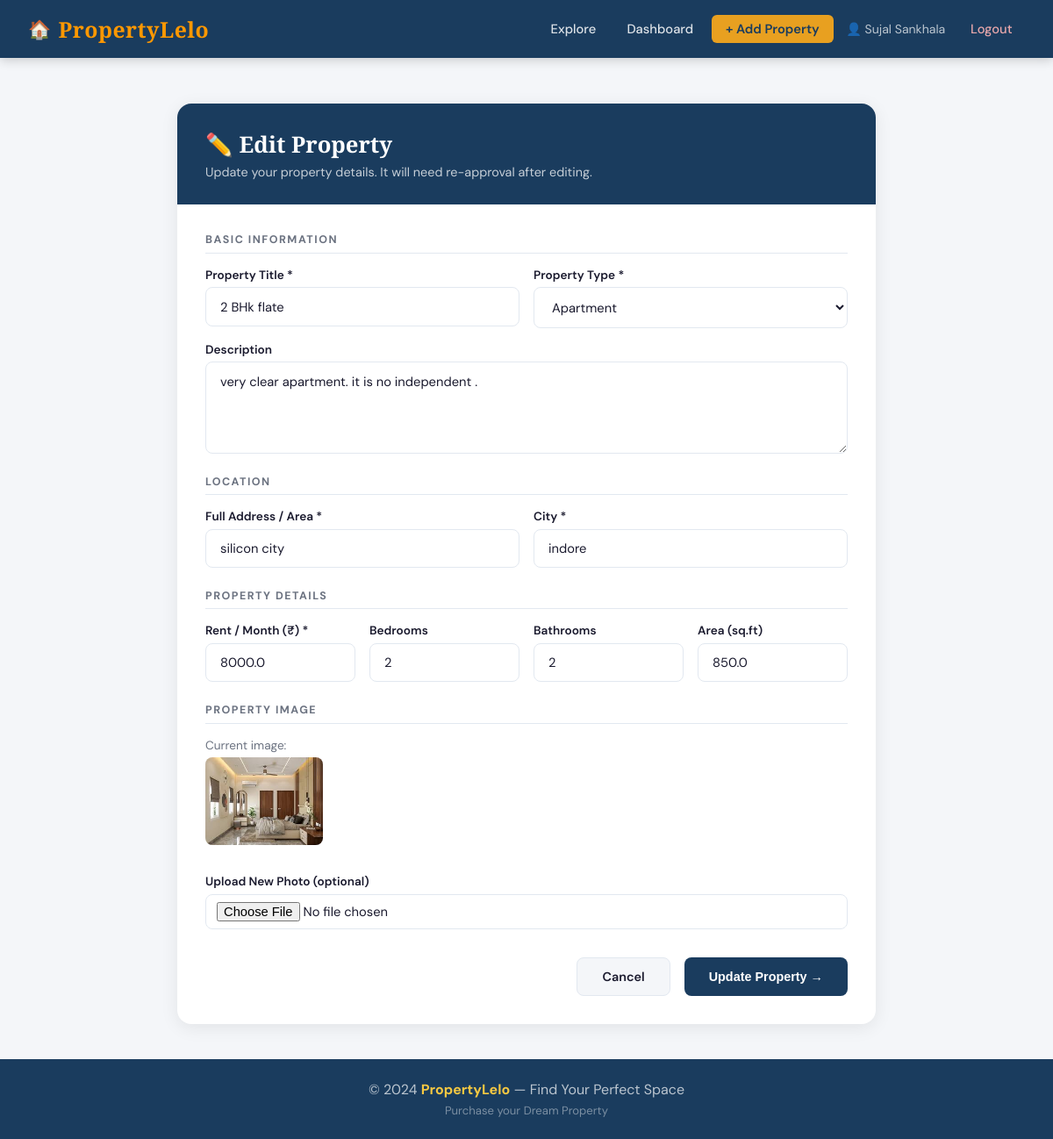
/edit_property/1 (signed in), run on the app's committed database.
### tables this page shows
CREATE TABLE properties (
            id INTEGER PRIMARY KEY AUTOINCREMENT,
            owner_id INTEGER NOT NULL,
            title TEXT NOT NULL,
            description TEXT,
            property_type TEXT NOT NULL,
            price REAL NOT NULL,
            location TEXT NOT NULL,
            city TEXT NOT NULL,
            bedrooms INTEGER,
            bathrooms INTEGER,
            area REAL,
            image_filename TEXT,
            status TEXT DEFAULT 'pending',
            created_at TIMESTAMP DEFAULT CURRENT_TIMESTAMP,
            FOREIGN KEY (owner_id) REFERENCES users(id)
        );

### app.py (the view, shortened to what this page needs)
@app.route('/edit_property/<int:pid>', methods=['GET', 'POST'])
def edit_property(pid):
    if 'user_id' not in session or session['user_role'] != 'owner':
        return redirect(url_for('login'))
    db = get_db()
    prop = db.execute("SELECT * FROM properties WHERE id=? AND owner_id=?", (pid, session['user_id'])).fetchone()
    if not prop:
        flash('Property not found.', 'danger')
        db.close()
        return redirect(url_for('dashboard'))
    db.close()
    return render_template('edit_property.html', prop=prop)

### database.py (called while the page is built)
def get_db():
    conn = sqlite3.connect(DATABASE)
    conn.row_factory = sqlite3.Row
    return conn

### templates/edit_property.html (shortened to what this page needs)
{% extends 'base.html' %}
{% block content %}
<div class="form-page-wrapper">
    <div class="form-card">
        <div class="form-card-header">
            <h2>✏️ Edit Property</h2>
            <p>Update your property details. It will need re-approval after editing.</p>
        </div>
        <form method="POST" action="{{ url_for('edit_property', pid=prop.id) }}" enctype="multipart/form-data" class="property-form">
            <div class="form-section-title">Basic Information</div>
            <div class="form-grid-2">
                <div class="form-group">
                    <label>Property Title *</label>
                    <input type="text" name="title" value="{{ prop.title }}" required class="form-input">
                </div>
                <div class="form-group">
                    <label>Property Type *</label>
                    <select name="property_type" class="form-input" required>
                        {% for t in ['Apartment','Flat','Villa','House','PG','Office'] %}
                        <option value="{{ t }}" {% if prop.property_type == t %}selected{% endif %}>{{ t }}</option>
                        {% endfor %}
                    </select>
                </div>
            </div>
            <div class="form-group">
                <label>Description</label>
                <textarea name="description" class="form-input" rows="4">{{ prop.description }}</textarea>
            </div>
            <div class="form-section-title">Location</div>
            <div class="form-grid-2">
                <div class="form-group">
                    <label>Full Address / Area *</label>
                    <input type="text" name="location" value="{{ prop.location }}" required class="form-input">
                </div>
                <div class="form-group">
                    <label>City *</label>
                    <input type="text" name="city" value="{{ prop.city }}" required class="form-input">
                </div>
            </div>
            <div class="form-section-title">Property Details</div>
            <div class="form-grid-4">
                <div class="form-group">
                    <label>Rent / Month (₹) *</label>
                    <input type="number" name="price" value="{{ prop.price }}" required class="form-input">
                </div>
                <div class="form-group">
                    <label>Bedrooms</label>
                    <input type="number" name="bedrooms" value="{{ prop.bedrooms }}" class="form-input" min="0">
                </div>
                <div class="form-group">
                    <label>Bathrooms</label>
                    <input type="number" name="bathrooms" value="{{ prop.bathrooms }}" class="form-input" min="0">
                </div>
                <div class="form-group">
                    <label>Area (sq.ft)</label>
                    <input type="number" name="area" value="{{ prop.area }}" class="form-input" min="0">
                </div>
            </div>
            <div class="form-section-title">Property Image</div>
            {% if prop.image_filename %}
            <div class="current-image">
                <p>Current image:</p>
                <img src="{{ url_for('static', filename='uploads/' + prop.image_filename) }}" alt="Current" style="height:100px; border-radius:8px;">
            </div>
            {% endif %}
            <div class="form-group">
                <label>Upload New Photo (optional)</label>
                <input type="file" name="image" accept="image/*" class="form-input file-input">
            </div>
            <div class="form-actions">
                <a href="{{ url_for('dashboard') }}" class="btn-secondary">Cancel</a>
                <button type="submit" class="btn-primary">Update Property →</button>
            </div>
        </form>
    </div>
</div>
{% endblock %}

### static/style.css (style rules this page uses)
:root { --primary: #1a3c5e; --primary-light: #2563a8; --accent: #e8a020; --accent-light: #f5c842; --bg: #f4f6f9; --white: #ffffff; --text: #1a1a2e; --text-muted: #6b7280; --border: #e2e8f0; --success: #16a34a; --danger: #dc2626; --warning: #d97706; --card-shadow: 0 4px 20px rgba(0,0,0,0.08); --radius: 12px; --font-heading: 'Playfair Display', serif; --font-body: 'DM Sans', sans-serif; }
* { margin: 0; padding: 0; box-sizing: border-box; }
body { font-family: var(--font-body); background: var(--bg); color: var(--text); min-height: 100vh; display: flex; flex-direction: column; }
.auth-form, .property-form { display: flex; flex-direction: column; gap: 1rem; }
.form-group { display: flex; flex-direction: column; gap: 0.35rem; }
.form-group label { font-size: 0.85rem; font-weight: 600; color: var(--text); }
.form-input { border: 1.5px solid var(--border); border-radius: 8px; padding: 0.7rem 1rem; font-size: 0.92rem; font-family: var(--font-body); color: var(--text); background: var(--white); transition: border-color 0.2s; width: 100%; }
textarea.form-input { resize: vertical; }
.file-input { padding: 0.5rem 0.75rem; }
.form-grid-2 { display: grid; grid-template-columns: 1fr 1fr; gap: 1rem; }
.form-grid-4 { display: grid; grid-template-columns: repeat(4, 1fr); gap: 1rem; }
.form-section-title { font-size: 0.78rem; font-weight: 700; color: var(--text-muted); text-transform: uppercase; letter-spacing: 1.5px; border-bottom: 1px solid var(--border); padding-bottom: 0.4rem; margin-top: 0.5rem; }
.form-actions { display: flex; gap: 1rem; justify-content: flex-end; margin-top: 1rem; }
.btn-primary { background: var(--primary); color: #fff; border: none; padding: 0.75rem 1.75rem; border-radius: 8px; font-size: 0.9rem; font-weight: 600; cursor: pointer; text-decoration: none; transition: all 0.2s; display: inline-block; text-align: center; }
.btn-secondary { background: var(--bg); color: var(--text); border: 1.5px solid var(--border); padding: 0.75rem 1.75rem; border-radius: 8px; font-size: 0.9rem; font-weight: 600; cursor: pointer; text-decoration: none; transition: all 0.2s; display: inline-block; text-align: center; }
.form-page-wrapper { padding: 2.5rem 2rem; max-width: 860px; margin: 0 auto; }
.form-card { background: var(--white); border-radius: 16px; overflow: hidden; box-shadow: var(--card-shadow); }
.form-card-header { background: var(--primary); color: #fff; padding: 1.8rem 2rem; }
.form-card-header h2 { font-family: var(--font-heading); font-size: 1.6rem; }
.form-card-header p { opacity: 0.75; font-size: 0.9rem; margin-top: 0.3rem; }
.property-form { padding: 1.5rem 2rem 2rem; }
.current-image { margin-bottom: 0.75rem; }
.current-image p { font-size: 0.85rem; color: var(--text-muted); margin-bottom: 0.35rem; }

### data on the page
properties: title "2 BHk flate", property_type "Apartment", description "very clear apartment. it is no independent .", location "silicon city", city "indore", price "8000.0", bedrooms "2", bathrooms "2", area "850.0", image_filename (picture)

### other printed values
{{ session.user_name }} "Sujal Sankhala"
